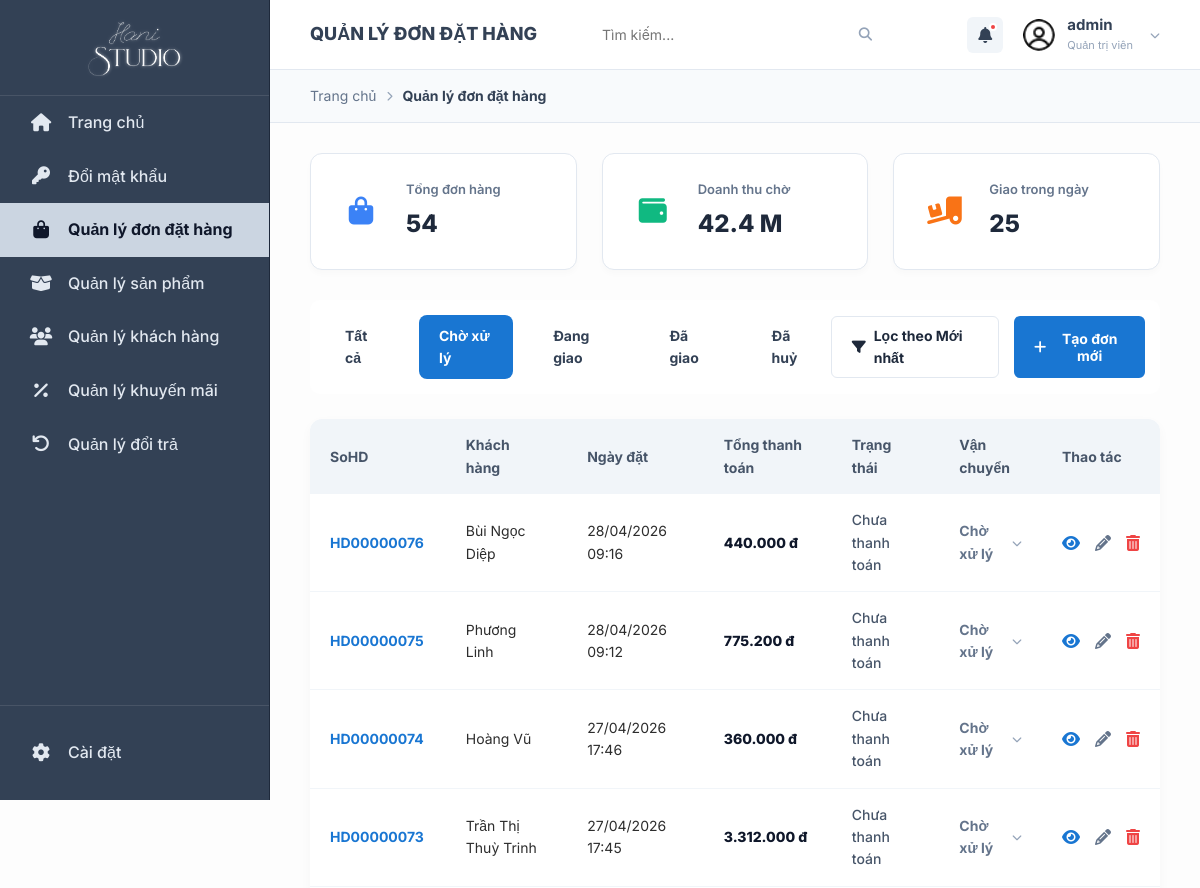
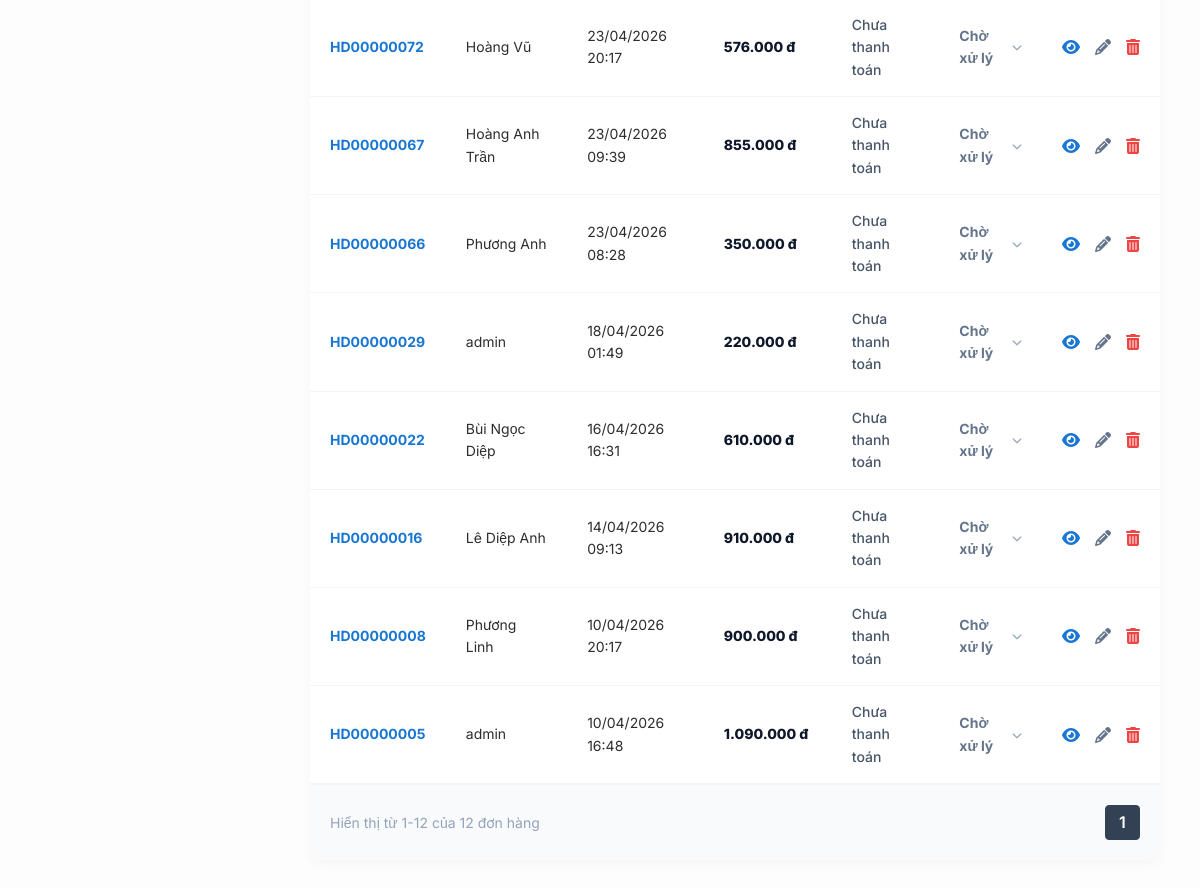
The app's page /panel/orders/?status=pending&sort=desc (signed in), older data (2 pictures, top to bottom).
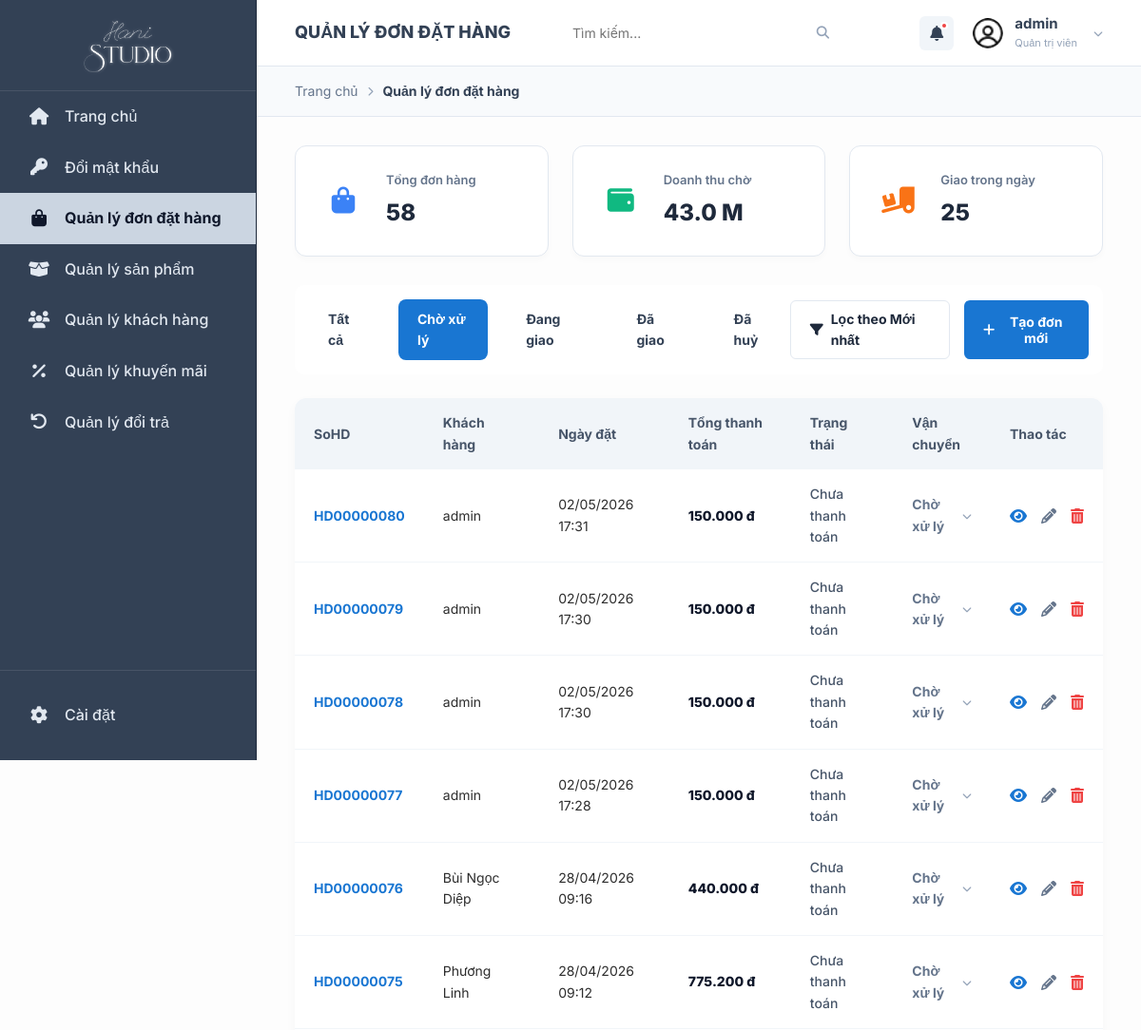
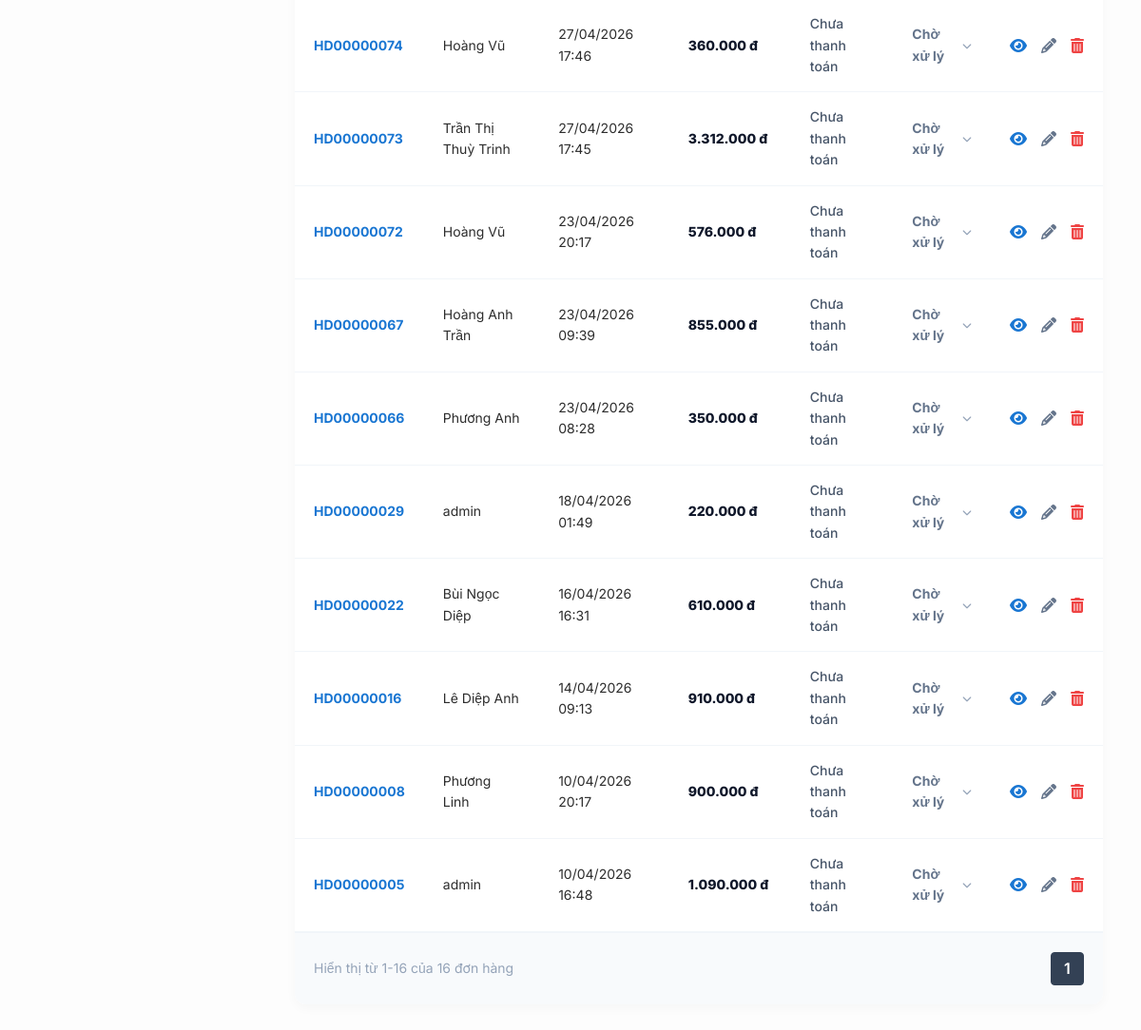
The same page, newer data (2 pictures, top to bottom).
### reviews/models.py (models this page shows, shortened)
class Order(models.Model):
    STATUS_CHOICES = [
        ('pending', 'Chờ xử lý'),
        ('shipping', 'Đang vận chuyển'),
        ('completed', 'Hoàn thành'),
        ('return', 'Trả hàng/Hoàn tiền'),
    ]
    user = models.ForeignKey(User, on_delete=models.CASCADE, related_name='orders')
    created_at = models.DateTimeField(auto_now_add=True)
    status = models.CharField(max_length=20, choices=STATUS_CHOICES, default='pending')
    total_amount = models.DecimalField(max_digits=12, decimal_places=0)
    coupon_code = models.CharField(max_length=50, blank=True, null=True)
    discount_amount = models.DecimalField(max_digits=12, decimal_places=0, default=0)
    class Meta:
        verbose_name = "Đơn hàng"
        verbose_name_plural = "Đơn hàng"
        ordering = ['-created_at']

### orders/views.py (the view, shortened to what this page needs)
# urls.py: path('panel/orders/', views.admin_orders, name='admin_orders'),
@admin_required
def admin_orders(request):
    status = request.GET.get("status", "all")
    q = request.GET.get("q", "")
    page_number = request.GET.get("page", 1)
    sort = request.GET.get("sort", "desc") # Default sorting
    order_by = "-id" if sort == "desc" else "id"
    orders_qs = Order.objects.all().order_by(order_by)
    if status != "all":
        orders_qs = orders_qs.filter(status=status)
    paginator = Paginator(orders_qs, 100) # Increased to 100 to support automation tests
    orders = paginator.get_page(page_number)
    all_products = Product.objects.all()
    all_users = User.objects.all()
    return render(request, "admin/orders_management.html", {
        "orders": orders,
        "paginator": paginator,
        "stats": get_admin_stats(),
        "status": status,
        "q": q,
        "sort": sort,
        "products": all_products,
        "users": all_users,
        "status_choices": Order.STATUS_CHOICES,
        "is_admin_page": True
    })

### orders/views.py (called while the page is built, shortened)
def get_admin_stats():
    total_orders = Order.objects.count()
    total_revenue = Order.objects.aggregate(Sum('total_amount'))['total_amount__sum'] or 0
    today_delivery = Order.objects.filter(status='shipping').count()
    rev_str = f"{total_revenue / 1000000:.1f} M" if total_revenue >= 1000000 else f"{total_revenue:,.0f} đ"
    return {
        "total_orders": f"{total_orders:,}",
        "pending_revenue": rev_str,
        "today_delivery": str(today_delivery),
    }

def admin_required(view_func):
    @wraps(view_func)
    def _wrapped_view(request, *args, **kwargs):
        return view_func(request, *args, **kwargs)
    return _wrapped_view

### reviews/context_processors.py (called while the page is built)
def coupons_processor(request):
    return {'COUPONS_LIST': COUPONS}

### reviews/templatetags/shop_filters.py (called while the page is built)
@register.filter
def format_price(value):
    if value is None:
        return ""
    try:
        return f"{int(value):,.0f} đ".replace(",", ".")
    except (ValueError, TypeError):
        return value

### templates/admin/orders_management.html (shortened to what the changed rows need)
{% extends "base.html" %}
{% load static shop_filters %}
{% block content %}
<div class="admin-layout">
    <main class="admin-main">
        <header class="admin-topbar">
            <div class="topbar-left">
                <h1 class="topbar-title">QUẢN LÝ ĐƠN ĐẶT HÀNG</h1>
            </div>
        </header>
        <div style="display: grid; grid-template-columns: repeat(3, 1fr); gap: 25px; padding: 30px 40px 0;">
            <div style="background: white; border-radius: 12px; padding: 25px; display: flex; align-items: center; gap: 20px; box-shadow: 0 4px 6px rgba(0,0,0,0.02); border: 1px solid #e2e8f0;">
                <div>
                    <h4 style="margin: 0; font-size: 13px; color: #64748b; font-weight: 600; margin-bottom: 5px;">Tổng đơn hàng</h4>
                    <p style="margin: 0; font-size: 24px; font-weight: 800; color: #1e293b;">{{ stats.total_orders }}</p>
                </div>
            </div>
            <div style="background: white; border-radius: 12px; padding: 25px; display: flex; align-items: center; gap: 20px; box-shadow: 0 4px 6px rgba(0,0,0,0.02); border: 1px solid #e2e8f0;">
                <div>
                    <h4 style="margin: 0; font-size: 13px; color: #64748b; font-weight: 600; margin-bottom: 5px;">Doanh thu chờ</h4>
                    <p style="margin: 0; font-size: 24px; font-weight: 800; color: #1e293b;">{{ stats.pending_revenue }}</p>
                </div>
            </div>
        </div>
        <div class="admin-content">
            <div class="table-card">
                <table class="order-table">
                    <thead>
                        <tr>
                            <th>SoHD</th>
                            <th>Khách hàng</th>
                            <th>Ngày đặt</th>
                            <th>Tổng thanh toán</th>
                            <th>Trạng thái</th>
                            <th>Vận chuyển</th>
                            <th>Thao tác</th>
                        </tr>
                    </thead>
                    <tbody>
                        {% for order in orders %}
                        <tr>
                            <td><a href="#" class="order-id-blue" onclick="viewOrderDetail({{ order.id }})">HD{{ order.id|stringformat:"08d" }}</a></td>
                            <td>{{ order.user.first_name|default:order.user.username }}</td>
                            <td>{{ order.created_at|date:"d/m/Y H:i" }}</td>
                            <td class="order-price-bold">{{ order.total_amount|format_price }}</td>
                            <td class="order-status-text">
                                {% if order.status == 'completed' %}
                                    Đã thanh toán
                                {% elif order.status == 'return' %}
                                    Đã hủy đơn
                                {% else %}
                                    Chưa thanh toán
                                {% endif %}
                            </td>
                            <td>
                                <div class="status-dropdown-container" {% if order.status != 'return' %}onclick="toggleStatusDropdown(event, {{ order.id }})"{% endif %}>
                                    {% if order.status == 'shipping' %}
                                        <span class="ship-status-green status-label">Đang giao</span>
                                    {% elif order.status == 'completed' %}
                                        <span class="ship-status-gray status-label">Đã giao</span>
                                    {% elif order.status == 'return' %}
                                        <span class="ship-status-gray status-label">Đã hủy đơn</span>
                                    {% else %}
                                        <span class="ship-status-gray status-label">Chờ xử lý</span>
                                    {% endif %}
                                    {% if order.status != 'return' %}
                                        <i class="fas fa-chevron-down" style="font-size: 10px; color: #94a3b8;"></i>
                                    {% endif %}
                                </div>
                            </td>
                            <td>
                                <div class="action-icons">
                                    <i class="fas fa-eye" style="color: #1976d2;" onclick="viewOrderDetail({{ order.id }})"></i>
                                    <i class="fas fa-pencil-alt" style="color: #64748b; cursor:pointer;" onclick="openEditOrder({{ order.id }})"></i>
                                    <i class="fas fa-trash-alt" style="color: #ef4444;" onclick="confirmDeleteOrder({{ order.id }})"></i>
                                </div>
                            </td>
                        </tr>
                        {% endfor %}
                    </tbody>
                </table>
                <div class="pagination-row">
                    <div class="pagination-info">Hiển thị từ {{ orders.start_index }}-{{ orders.end_index }} của {{ paginator.count }} đơn hàng</div>
                    <div class="pagination-numbers">
                        {% for i in orders.paginator.page_range %}
                            {% if orders.number == i %}
                                <a href="#" class="page-btn active">{{ i }}</a>
                            {% elif i > orders.number|add:'-3' and i < orders.number|add:'3' %}
                                <a href="?page={{ i }}&status={{ status }}&q={{ q }}" class="page-btn">{{ i }}</a>
                            {% endif %}
                        {% endfor %}
                    </div>
                </div>
            </div>
        </div>
    </main>
</div>
{% endblock %}

Row changes from the older to the newer data that the page shows:
added Order: id "00000080", user.first_name "admin", created_at "02/05/2026 17:31", total_amount "150.000 đ", status "Chưa thanh toán"
added Order: id "00000079", user.first_name "admin", created_at "02/05/2026 17:30", total_amount "150.000 đ", status "Chưa thanh toán"
added Order: id "00000078", user.first_name "admin", created_at "02/05/2026 17:30", total_amount "150.000 đ", status "Chưa thanh toán"
added Order: id "00000077", user.first_name "admin", created_at "02/05/2026 17:28", total_amount "150.000 đ", status "Chưa thanh toán"
Text that changed along with them:
{{ stats.total_orders }}: "54" → "58"
{{ stats.pending_revenue }}: "42.4 M" → "43.0 M"
{{ orders.end_index }}: "12" → "16"
{{ paginator.count }}: "12" → "16"
